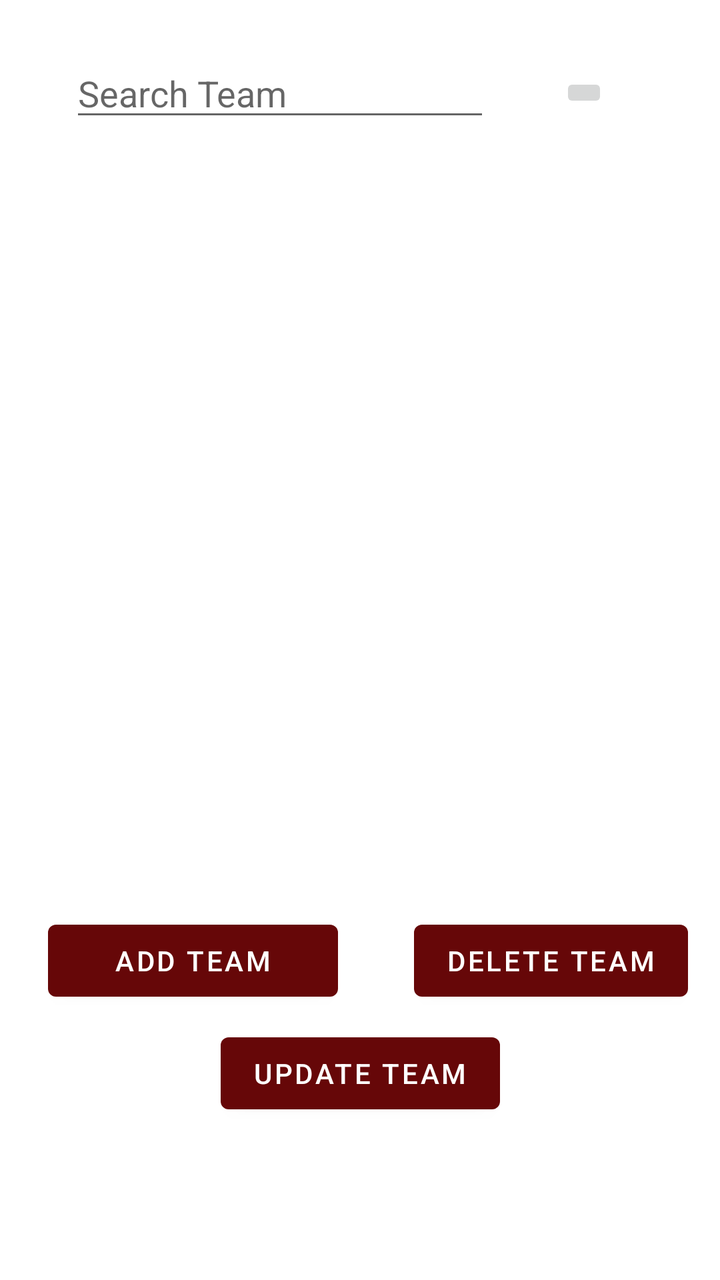
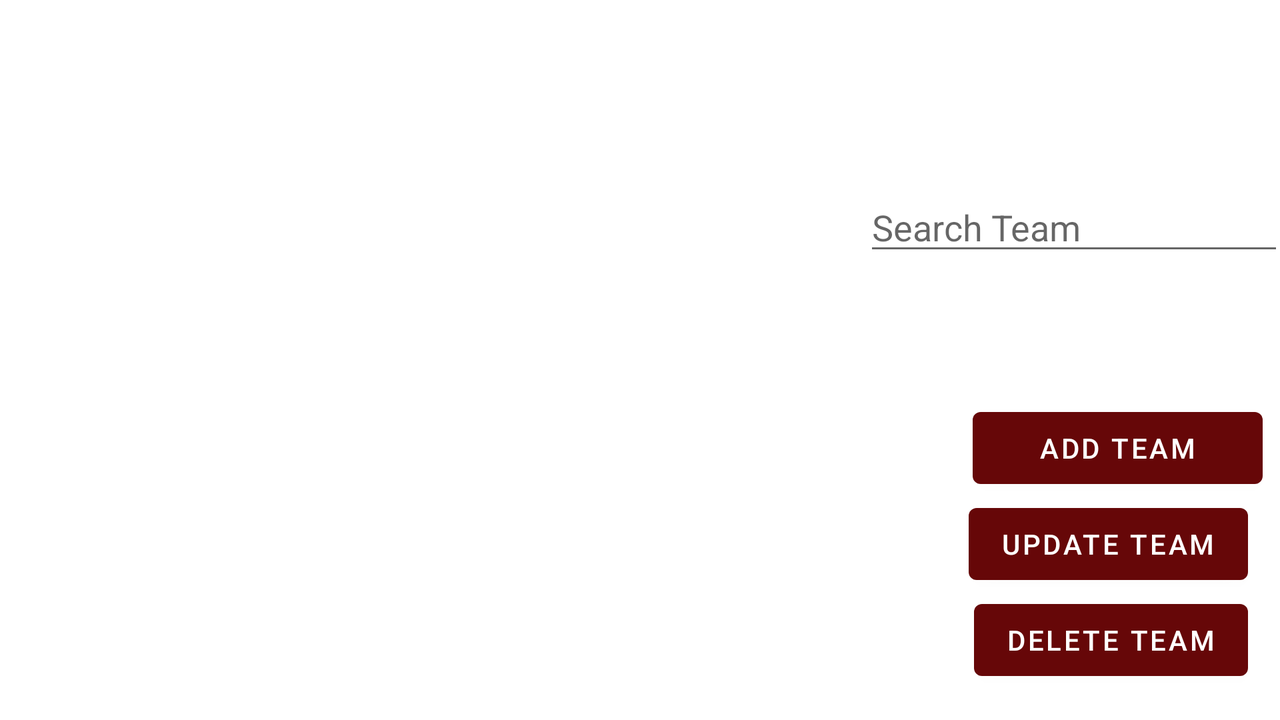

Compare how this app lays out the same screen by default and in its alternative resource folder. The renders come first, then the two layout files and the values they reference.
<!-- AndroidManifest.xml: application theme Theme.SoccerApp -->
<!-- res/layout/fragment_teams.xml -->
<?xml version="1.0" encoding="utf-8"?>
<androidx.constraintlayout.widget.ConstraintLayout
    xmlns:android="http://schemas.android.com/apk/res/android"
    xmlns:app="http://schemas.android.com/apk/res-auto"
    xmlns:tools="http://schemas.android.com/tools"
    android:layout_width="match_parent"
    android:layout_height="match_parent"
    tools:context=".ui.team.TeamFragment" >

    <ImageButton
        android:id="@+id/btn_search_team"
        android:layout_width="wrap_content"
        android:layout_height="wrap_content"
        android:layout_marginEnd="56dp"
        android:src="@drawable/ic_search"
        app:layout_constraintBottom_toTopOf="@+id/teams_view"
        app:layout_constraintEnd_toEndOf="parent"
        app:layout_constraintTop_toTopOf="parent"
        app:layout_constraintVertical_bias="0.519" />

    <EditText
        android:id="@+id/team_search"
        android:layout_width="wrap_content"
        android:layout_height="wrap_content"
        android:ems="10"
        android:inputType="number"
        android:hint="@string/team_search"
        app:layout_constraintBottom_toTopOf="@+id/teams_view"
        app:layout_constraintEnd_toStartOf="@+id/btn_search_team"
        app:layout_constraintStart_toStartOf="parent"
        app:layout_constraintTop_toTopOf="parent" />

    <Button
        android:id="@+id/btn_add_team"
        android:layout_width="145dp"
        android:layout_height="48dp"
        android:layout_marginStart="24dp"
        android:text="@string/btn_add_team"
        app:layout_constraintBottom_toBottomOf="parent"
        app:layout_constraintStart_toStartOf="parent"
        app:layout_constraintTop_toTopOf="parent"
        app:layout_constraintVertical_bias="0.771" />

    <Button
        android:id="@+id/btn_delete_team"
        android:layout_width="wrap_content"
        android:layout_height="wrap_content"
        android:layout_marginEnd="16dp"
        android:text="@string/btn_delete_team"
        app:layout_constraintBottom_toBottomOf="parent"
        app:layout_constraintEnd_toEndOf="parent"
        app:layout_constraintHorizontal_bias="1.0"
        app:layout_constraintStart_toEndOf="@+id/btn_add_team"
        app:layout_constraintTop_toTopOf="parent"
        app:layout_constraintVertical_bias="0.771" />

    <Button
        android:id="@+id/btn_update_team"
        android:layout_width="wrap_content"
        android:layout_height="wrap_content"
        android:text="@string/btn_update_team"
        app:layout_constraintBottom_toBottomOf="parent"
        app:layout_constraintEnd_toEndOf="parent"
        app:layout_constraintStart_toStartOf="parent"
        app:layout_constraintTop_toTopOf="parent"
        app:layout_constraintVertical_bias="0.866" />

    <androidx.recyclerview.widget.RecyclerView
        android:id="@+id/teams_view"
        android:layout_width="match_parent"
        android:layout_height="350dp"
        app:layout_constraintBottom_toBottomOf="parent"
        app:layout_constraintEnd_toEndOf="parent"
        app:layout_constraintHorizontal_bias="0.4"
        app:layout_constraintStart_toStartOf="parent"
        app:layout_constraintTop_toTopOf="parent"
        app:layout_constraintVertical_bias="0.310" />
</androidx.constraintlayout.widget.ConstraintLayout>
<!-- resources referenced by this layout -->
<resources>
  <string name="btn_add_team">Add team</string>
  <string name="btn_delete_team">Delete team</string>
  <string name="btn_update_team">Update Team</string>
  <string name="team_search">Search Team</string>
  <style name="Theme.SoccerApp" parent="Theme.MaterialComponents.DayNight.DarkActionBar">
          
          <item name="colorPrimary">@color/dark_red</item>
          <item name="colorPrimaryVariant">@color/dark_red</item>
          <item name="colorOnPrimary">@color/white</item>
          
          <item name="colorSecondary">@color/dark</item>
          <item name="colorSecondaryVariant">@color/dark_white</item>
          <item name="colorOnSecondary">@color/black</item>
          
          <item name="android:statusBarColor" tools:targetApi="l">?attr/colorPrimaryVariant</item>
          
      </style>
  <color name="dark_red">#660708</color>
  <color name="white">#FFFFFFFF</color>
  <color name="dark">#161a1d</color>
  <color name="dark_white">#b1a7a6</color>
  <color name="black">#FF000000</color>
</resources>
<!-- res/layout-land/fragment_teams.xml (the repository's variant of the layout above) -->
<!-- drawn on the phone turned sideways -->
<?xml version="1.0" encoding="utf-8"?>
<androidx.constraintlayout.widget.ConstraintLayout
    xmlns:android="http://schemas.android.com/apk/res/android"
    xmlns:app="http://schemas.android.com/apk/res-auto"
    xmlns:tools="http://schemas.android.com/tools"
    android:layout_width="match_parent"
    android:layout_height="match_parent"
    tools:context=".ui.team.TeamFragment" >

    <ImageButton
        android:id="@+id/btn_search_team"
        android:layout_width="wrap_content"
        android:layout_height="wrap_content"
        android:layout_marginEnd="16dp"
        android:src="@drawable/ic_search"
        app:layout_constraintBottom_toTopOf="@+id/btn_add_team"
        app:layout_constraintEnd_toEndOf="parent"
        app:layout_constraintHorizontal_bias="1.0"
        app:layout_constraintStart_toEndOf="@+id/team_search"
        app:layout_constraintTop_toTopOf="parent"
        app:layout_constraintVertical_bias="0.581"
        android:contentDescription="@string/team_search" />

    <EditText
        android:id="@+id/team_search"
        android:layout_width="wrap_content"
        android:layout_height="wrap_content"
        android:layout_marginStart="32dp"
        android:ems="10"
        android:inputType="number"
        android:hint="@string/team_search"
        app:layout_constraintBottom_toTopOf="@+id/btn_add_team"
        app:layout_constraintEnd_toEndOf="parent"
        app:layout_constraintHorizontal_bias="0.067"
        app:layout_constraintStart_toEndOf="@+id/teams_view"
        app:layout_constraintTop_toTopOf="parent"
        app:layout_constraintVertical_bias="0.576"
        android:importantForAutofill="no" />

    <Button
        android:id="@+id/btn_update_team"
        android:layout_width="wrap_content"
        android:layout_height="wrap_content"
        android:layout_marginEnd="16dp"
        android:text="@string/btn_update_team"
        app:layout_constraintBottom_toTopOf="@+id/btn_delete_team"
        app:layout_constraintEnd_toEndOf="parent" />

    <Button
        android:id="@+id/btn_add_team"
        android:layout_width="145dp"
        android:layout_height="48dp"
        android:text="@string/btn_add_team"
        app:layout_constraintBottom_toTopOf="@+id/btn_update_team"
        app:layout_constraintEnd_toEndOf="parent"
        app:layout_constraintHorizontal_bias="0.908"
        app:layout_constraintStart_toEndOf="@+id/teams_view"
        app:layout_constraintTop_toTopOf="parent"
        app:layout_constraintVertical_bias="1.0" />

    <Button
        android:id="@+id/btn_delete_team"
        android:layout_width="wrap_content"
        android:layout_height="wrap_content"
        android:layout_marginEnd="16dp"
        android:layout_marginBottom="16dp"
        android:text="@string/btn_delete_team"
        app:layout_constraintBottom_toBottomOf="parent"
        app:layout_constraintEnd_toEndOf="parent" />

    <androidx.recyclerview.widget.RecyclerView
        android:id="@+id/teams_view"
        android:layout_width="400dp"
        android:layout_height="match_parent"
        app:layout_constraintBottom_toBottomOf="parent"
        app:layout_constraintEnd_toEndOf="parent"
        app:layout_constraintHorizontal_bias="0.0"
        app:layout_constraintStart_toStartOf="parent"
        app:layout_constraintTop_toTopOf="parent"
        app:layout_constraintVertical_bias="1.0" />
</androidx.constraintlayout.widget.ConstraintLayout>
